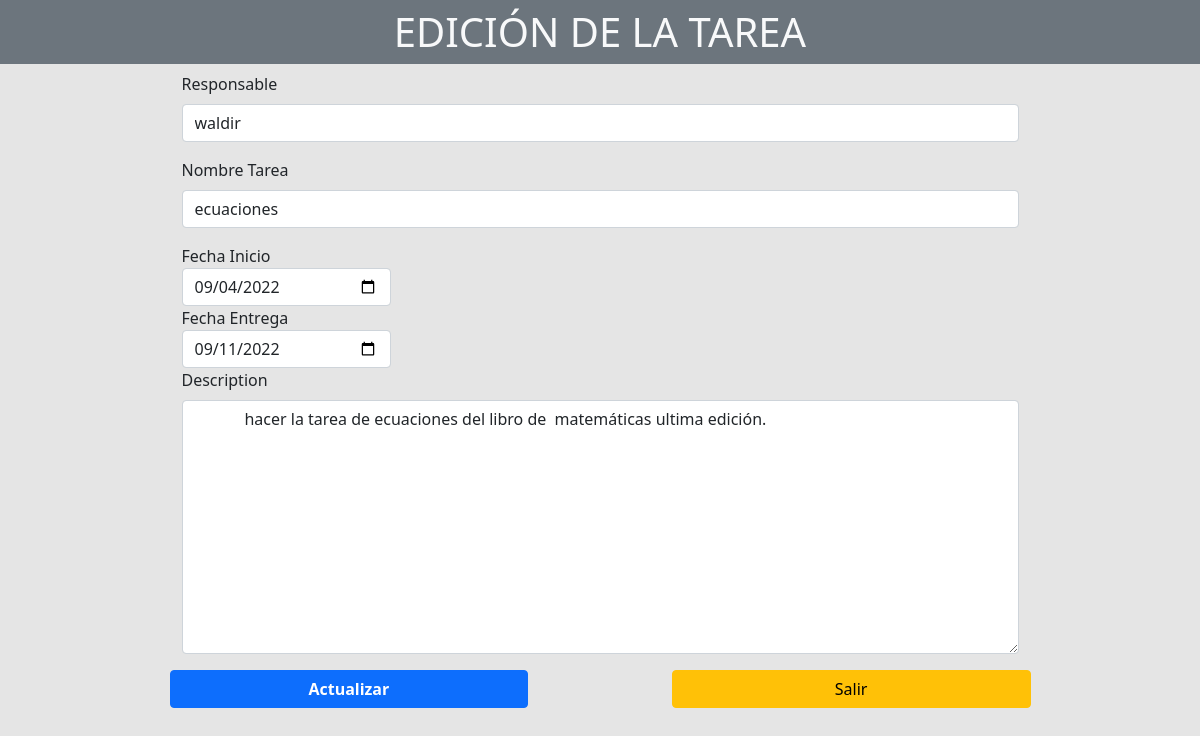
The app's page /editar/3 with its own data.
### gestion_tareas/models.py (models this page shows)
class tarea(models.Model):
    nombre_tarea = models.CharField(max_length=50,default='')
    descripcion = models.CharField(max_length=500, default='')
    fecha_de_creacion = models.DateField(default=datetime.date.today)
    fecha_entrega = models.DateField(default=datetime.date.today)
    usuario_responsable = models.CharField(max_length=128 , default='')
    estado_dela_tarea  =models.CharField(max_length=32 , default='PROGRESO')

### gestion_tareas/views.py (the view, shortened to what this page needs)
# urls.py: path('editar/<int:tareas_id>', views.editar, name='vista_edicion'),
def editar(request, tareas_id):
        tarea_info = tarea.objects.get(id = tareas_id)
        return render(request, 'gestion_tareas/vista_edicion.html',{'tareas_editar':tarea_info})

### gestion_tareas/templates/gestion_tareas/vista_edicion.html (shortened to what this page needs)
<!DOCTYPE html>
<html lang="en">
<head>
    <link href="https://cdn.jsdelivr.net/npm/bootstrap@5.0.2/dist/css/bootstrap.min.css" rel="stylesheet">
</head>
<body style="background-color: rgba(0,0,0, 0.1); height: 100vh;" >
    <h1 class="py-2 bg-secondary text-center text-light">EDICIÓN DE LA TAREA</h1>
    <div class="container d-flex justify-content-center"  >
        <form class="w-75 " action="{% url 'gestion_tareas:vista_edicion' tareas_editar.id %}" method="post">
            <div class="form-group mb-3">
                <label for="usuario_res" class="form-label">Responsable</label>
                <input type="text" value="{{ tareas_editar.usuario_responsable }}" class="form-control" name="usuario_res" id="usuario_res" aria-describedby="emailHelp" required>
            </div>
            <div class="form-group mb-3">
                <label for="tarea_nombre" class="form-label">Nombre Tarea</label>
                <input type="text" value="{{ tareas_editar.nombre_tarea }}" class="form-control" name="tarea_nombre" id="tarea_nombre" aria-describedby="emailHelp" required>
            </div>
            <div class="form-group col-md-3">
                <label for="start">Fecha Inicio</label>
                <input type="date" value="{{ tareas_editar.fecha_de_creacion|date:'Y-m-d' }}" id="start" class="form-control" name="fechainicio">
            </div>
               <div class="form-group col-md-3">
                <label for="fechaentrega">Fecha Entrega</label>
                <input type="date" value="{{ tareas_editar.fecha_entrega|date:'Y-m-d' }}" class="form-control" name="fechaentrega">
               </div>
            <div class="form-group mb-3">
                <label for="description" class="form-label">Description</label>
                <textarea name="description" value  id="description" cols="30" rows="10" type="text" class="form-control" required> {{ tareas_editar.descripcion }}</textarea>
            </div>
            <div class="row gap-md-2 justify-content-between mb-4">
                <button type="submit" class="btn btn-primary col-md-5 fw-bold" >Actualizar</button>
                <a class="btn btn-warning col-md-5 " href={% url "gestion_tareas:dashboard" %}>Salir</a>
            </div>
        </form>
    </div>
</body>
</html>

### records on screen
tarea: usuario_res "waldir", tarea_nombre "ecuaciones", fechainicio "09/04/2022", fechaentrega "09/11/2022", description "hacer la tarea de ecuaciones del libro de matemáticas ultima edición."
